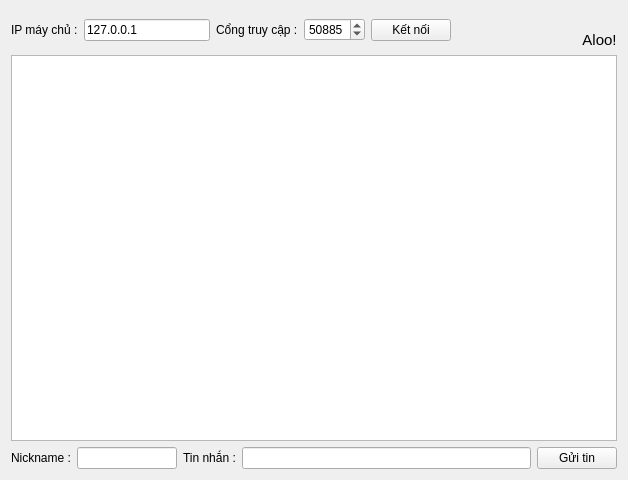
<?xml version="1.0" encoding="UTF-8"?>
<ui version="4.0">
 <class>CuaSoNguoiDung</class>
 <widget class="QWidget" name="CuaSoNguoiDung">
  <property name="geometry">
   <rect>
    <x>0</x>
    <y>0</y>
    <width>628</width>
    <height>480</height>
   </rect>
  </property>
  <property name="windowTitle">
   <string>Aloo!</string>
  </property>
  <property name="windowIcon">
   <iconset>
    <normaloff>chat.png</normaloff>chat.png</iconset>
  </property>
  <layout class="QVBoxLayout" name="verticalLayout_2">
   <item>
    <layout class="QHBoxLayout" name="horizontalLayout">
     <item>
      <widget class="QLabel" name="label">
       <property name="text">
        <string>IP máy chủ :</string>
       </property>
      </widget>
     </item>
     <item>
      <widget class="QLineEdit" name="ipMayChu">
       <property name="maximumSize">
        <size>
         <width>150</width>
         <height>16777215</height>
        </size>
       </property>
       <property name="text">
        <string>127.0.0.1</string>
       </property>
      </widget>
     </item>
     <item>
      <widget class="QLabel" name="label_2">
       <property name="text">
        <string>Cổng truy cập :</string>
       </property>
      </widget>
     </item>
     <item>
      <widget class="QSpinBox" name="congMayChu">
       <property name="minimumSize">
        <size>
         <width>60</width>
         <height>0</height>
        </size>
       </property>
       <property name="minimum">
        <number>1024</number>
       </property>
       <property name="maximum">
        <number>65535</number>
       </property>
       <property name="value">
        <number>50885</number>
       </property>
      </widget>
     </item>
     <item>
      <widget class="QPushButton" name="nutKetNoi">
       <property name="text">
        <string>Kết nối</string>
       </property>
      </widget>
     </item>
     <item>
      <spacer name="horizontalSpacer">
       <property name="orientation">
        <enum>Qt::Horizontal</enum>
       </property>
       <property name="sizeHint" stdset="0">
        <size>
         <width>40</width>
         <height>20</height>
        </size>
       </property>
      </spacer>
     </item>
     <item>
      <layout class="QVBoxLayout" name="verticalLayout">
       <item>
        <widget class="QLabel" name="label_5">
         <property name="pixmap">
          <pixmap>../build-NguoiDung-Desktop_Qt_5_4_1_MinGW_32bit-Debug/release/chat.png</pixmap>
         </property>
        </widget>
       </item>
       <item>
        <widget class="QLabel" name="label_6">
         <property name="font">
          <font>
           <pointsize>11</pointsize>
           <weight>50</weight>
           <bold>false</bold>
          </font>
         </property>
         <property name="text">
          <string>Aloo!</string>
         </property>
         <property name="alignment">
          <set>Qt::AlignCenter</set>
         </property>
        </widget>
       </item>
      </layout>
     </item>
    </layout>
   </item>
   <item>
    <widget class="QTextEdit" name="cuocHoiThoai">
     <property name="readOnly">
      <bool>true</bool>
     </property>
    </widget>
   </item>
   <item>
    <layout class="QHBoxLayout" name="horizontalLayout_2">
     <item>
      <widget class="QLabel" name="label_3">
       <property name="text">
        <string>Nickname :</string>
       </property>
      </widget>
     </item>
     <item>
      <widget class="QLineEdit" name="nickname">
       <property name="maximumSize">
        <size>
         <width>100</width>
         <height>16777215</height>
        </size>
       </property>
      </widget>
     </item>
     <item>
      <widget class="QLabel" name="label_4">
       <property name="text">
        <string>Tin nhắn :</string>
       </property>
      </widget>
     </item>
     <item>
      <widget class="QLineEdit" name="khungSoanThao"/>
     </item>
     <item>
      <widget class="QPushButton" name="nutGuiTin">
       <property name="text">
        <string>Gửi tin</string>
       </property>
       <property name="icon">
        <iconset>
         <normaloff>chat.png</normaloff>chat.png</iconset>
       </property>
      </widget>
     </item>
    </layout>
   </item>
  </layout>
 </widget>
 <resources/>
 <connections/>
</ui>
